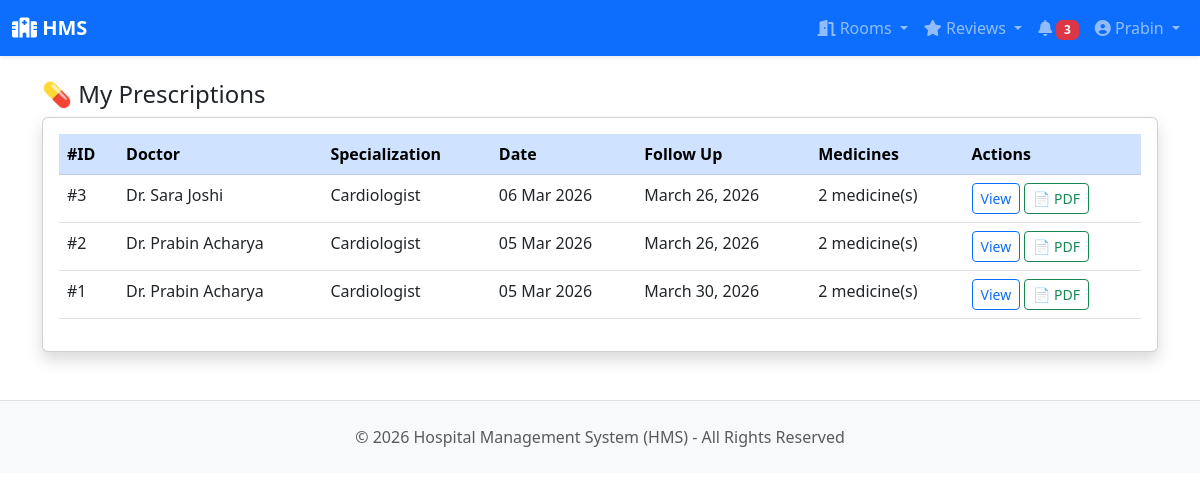
The app's page /prescriptions/my/ (signed in) with its own data.
### users/models.py (models this page shows, shortened)
class User(AbstractBaseUser, PermissionsMixin):
    ROLE_CHOICES = [
        ('PATIENT', 'Patient'),
        ('DOCTOR', 'Doctor'),
        ('RECEPTIONIST', 'Receptionist'),
        ('LAB_TECHNICIAN', 'Lab Technician'),
        ('ADMIN', 'Super Admin'),
    ]
    email = models.EmailField(unique=True)
    username = models.CharField(max_length=50)
    role = models.CharField(max_length=20, choices=ROLE_CHOICES, default='PATIENT')
    is_active = models.BooleanField(default=False)  # False until email activated
    is_staff = models.BooleanField(default=False)
    date_joined = models.DateTimeField(auto_now_add=True)
    activation_token = models.CharField(max_length=200, blank=True, null=True)
    objects = UserManager()
    USERNAME_FIELD = 'email'
    REQUIRED_FIELDS = ['username']

### prescriptions/models.py (models this page shows, shortened)
class Prescription(models.Model):
    appointment = models.OneToOneField(
        'appointments.Appointment',
        on_delete=models.CASCADE,
        related_name='prescription'
    )
    doctor = models.ForeignKey(
        'clinical.Doctor',
        on_delete=models.CASCADE,
        related_name='prescriptions'
    )
    patient = models.ForeignKey(
        'users.PatientProfile',
        on_delete=models.CASCADE,
        related_name='prescriptions'
    )
    notes = models.TextField(
        blank=True,
        help_text="General notes or diagnosis"
    )
    advice = models.TextField(
        blank=True,
        help_text="Doctor's advice to patient"
    )
    follow_up_date = models.DateField(
        null=True, blank=True,
        help_text="Next follow up date"
    )
    pdf_file = models.FileField(
        upload_to='prescriptions/pdfs/',
        null=True, blank=True
    )
    created_at = models.DateTimeField(auto_now_add=True)
    updated_at = models.DateTimeField(auto_now=True)

### clinical/models.py (models this page shows, shortened)
class Doctor(models.Model):
    user = models.OneToOneField(User, on_delete=models.CASCADE, related_name='doctor_profile')
    specialization = models.ForeignKey(Specialization, on_delete=models.SET_NULL, null=True, related_name='doctors')
    consultation_fee = models.DecimalField(max_digits=8, decimal_places=2, default=0)
    bio = models.TextField(blank=True)
    experience_years = models.IntegerField(default=0)
    is_available = models.BooleanField(default=True)
    photo = models.ImageField(upload_to='doctors/profile/', null=True, blank=True)
    phone = models.CharField(max_length=15, blank=True)
    created_at = models.DateTimeField(auto_now_add=True)
    updated_at = models.DateTimeField(auto_now=True)
    class Meta:
        ordering = ['user__username']

class Specialization(models.Model):
    name = models.CharField(max_length=100, unique=True)
    description = models.TextField(blank=True)
    icon = models.CharField(max_length=50, blank=True, help_text="Bootstrap icon class e.g. bi-heart-pulse")
    is_active = models.BooleanField(default=True)
    created_at = models.DateTimeField(auto_now_add=True)
    def __str__(self):
        return self.name
    class Meta:
        ordering = ['name']

### prescriptions/views.py (the view)
# urls.py: path('my/', views.patient_prescriptions, name='patient_prescriptions'),
@login_required
def patient_prescriptions(request):
    if request.user.role != 'PATIENT':
        messages.error(request, 'Access denied.')
        return redirect('users:dashboard')
    prescriptions = Prescription.objects.filter(
        patient=request.user.patient_profile
    ).select_related(
        'doctor__user', 'doctor__specialization', 'appointment'
    ).order_by('-created_at')
    return render(request, 'prescriptions/patient_prescriptions.html', {
        'prescriptions': prescriptions
    })

### notifications/context_processors.py (called while the page is built)
def unread_notifications(request):
    if request.user.is_authenticated:
        count = Notification.objects.filter(recipient=request.user, is_read=False).count()
        return {'unread_notification_count': count}
    return {'unread_notification_count': 0}

### templates/prescriptions/patient_prescriptions.html (shortened to what this page needs)
{% extends 'base.html' %}
{% block content %}
<h4>💊 My Prescriptions</h4>
<div class="card shadow">
    <div class="card-body">
        <table class="table table-hover">
            <thead class="table-primary">
                <tr>
                    <th>#ID</th>
                    <th>Doctor</th>
                    <th>Specialization</th>
                    <th>Date</th>
                    <th>Follow Up</th>
                    <th>Medicines</th>
                    <th>Actions</th>
                </tr>
            </thead>
            <tbody>
                {% for prescription in prescriptions %}
                <tr>
                    <td>#{{ prescription.id }}</td>
                    <td>Dr. {{ prescription.doctor.user.username }}</td>
                    <td>{{ prescription.doctor.specialization }}</td>
                    <td>{{ prescription.created_at|date:"d M Y" }}</td>
                    <td>{{ prescription.follow_up_date|default:"—" }}</td>
                    <td>{{ prescription.items.count }} medicine(s)</td>
                    <td>
                        <a href="{% url 'prescriptions:prescription_detail' prescription.pk %}"
                           class="btn btn-sm btn-outline-primary">View</a>
                        <a href="{% url 'prescriptions:download_pdf' prescription.pk %}"
                           class="btn btn-sm btn-outline-success">📄 PDF</a>
                    </td>
                </tr>
                {% empty %}
                <tr>
                    <td colspan="7" class="text-center text-muted py-4">
                        No prescriptions yet.
                    </td>
                </tr>
                {% endfor %}
            </tbody>
        </table>
    </div>
</div>
{% endblock %}

### templates/base.html (shortened to what this page needs)
<!DOCTYPE html>
<html lang="en">
<head>
    <link href="https://cdn.jsdelivr.net/npm/bootstrap@5.3.0/dist/css/bootstrap.min.css" rel="stylesheet">
    <link href="https://cdnjs.cloudflare.com/ajax/libs/font-awesome/6.0.0/css/all.min.css" rel="stylesheet">
</head>
<body>
{% if user.is_authenticated %}
<nav class="navbar navbar-expand-lg navbar-dark bg-primary sticky-top shadow-sm">
    <div class="container-fluid">
        <a class="navbar-brand fw-bold" href="{% url 'users:dashboard' %}">
            <i class="fas fa-hospital"></i> HMS
        </a>
        <div class="collapse navbar-collapse" id="navbarNav">
            <div class="navbar-nav ms-auto">
                {% if user.role == 'PATIENT' or user.role == 'DOCTOR' or user.role == 'RECEPTIONIST' or user.role == 'ADMIN' %}
                <div class="nav-item dropdown">
                    <a class="nav-link dropdown-toggle" href="#" id="roomsDropdown" role="button" data-bs-toggle="dropdown">
                        <i class="fas fa-door-open"></i> Rooms
                    </a>
                </div>
                {% endif %}
                {% if user.role == 'PATIENT' or user.role == 'DOCTOR' %}
                <div class="nav-item dropdown">
                    <a class="nav-link dropdown-toggle" href="#" id="reviewsDropdown" role="button" data-bs-toggle="dropdown">
                        <i class="fas fa-star"></i> Reviews
                    </a>
                </div>
                {% endif %}
                <a class="nav-link" href="{% url 'notifications:notification_list' %}" title="Notifications">
                    <i class="fas fa-bell"></i>
                    {% if unread_notification_count > 0 %}
                        <span class="badge bg-danger">{{ unread_notification_count }}</span>
                    {% endif %}
                </a>
                <div class="nav-item dropdown">
                    <a class="nav-link dropdown-toggle" href="#" id="userDropdown" role="button" data-bs-toggle="dropdown">
                        <i class="fas fa-user-circle"></i> {{ user.first_name|default:user.username }}
                    </a>
                </div>
            </div>
        </div>
    </div>
</nav>
{% endif %}
<div class="{% if user.is_authenticated %}container{% else %}container-fluid{% endif %} mt-4">
    {% block content %}{% endblock %}
</div>
<footer class="bg-light text-muted py-4 mt-5 border-top">
    <div class="container text-center">
        <p class="mb-0">&copy; 2026 Hospital Management System (HMS) - All Rights Reserved</p>
    </div>
</footer>
<link href="https://cdnjs.cloudflare.com/ajax/libs/font-awesome/6.0.0/css/all.min.css" rel="stylesheet">
</body>
</html>

### records on screen
User: first_name "Prabin"
Prescription: id "3", doctor.user.username "Sara Joshi", doctor.specialization "Cardiologist", created_at "06 Mar 2026", follow_up_date "March 26, 2026", items.count "2"
Prescription: id "2", doctor.user.username "Prabin Acharya", doctor.specialization "Cardiologist", created_at "05 Mar 2026", follow_up_date "March 26, 2026", items.count "2"
Prescription: id "1", doctor.user.username "Prabin Acharya", doctor.specialization "Cardiologist", created_at "05 Mar 2026", follow_up_date "March 30, 2026", items.count "2"

### other values on screen
{{ unread_notification_count }} "3"
